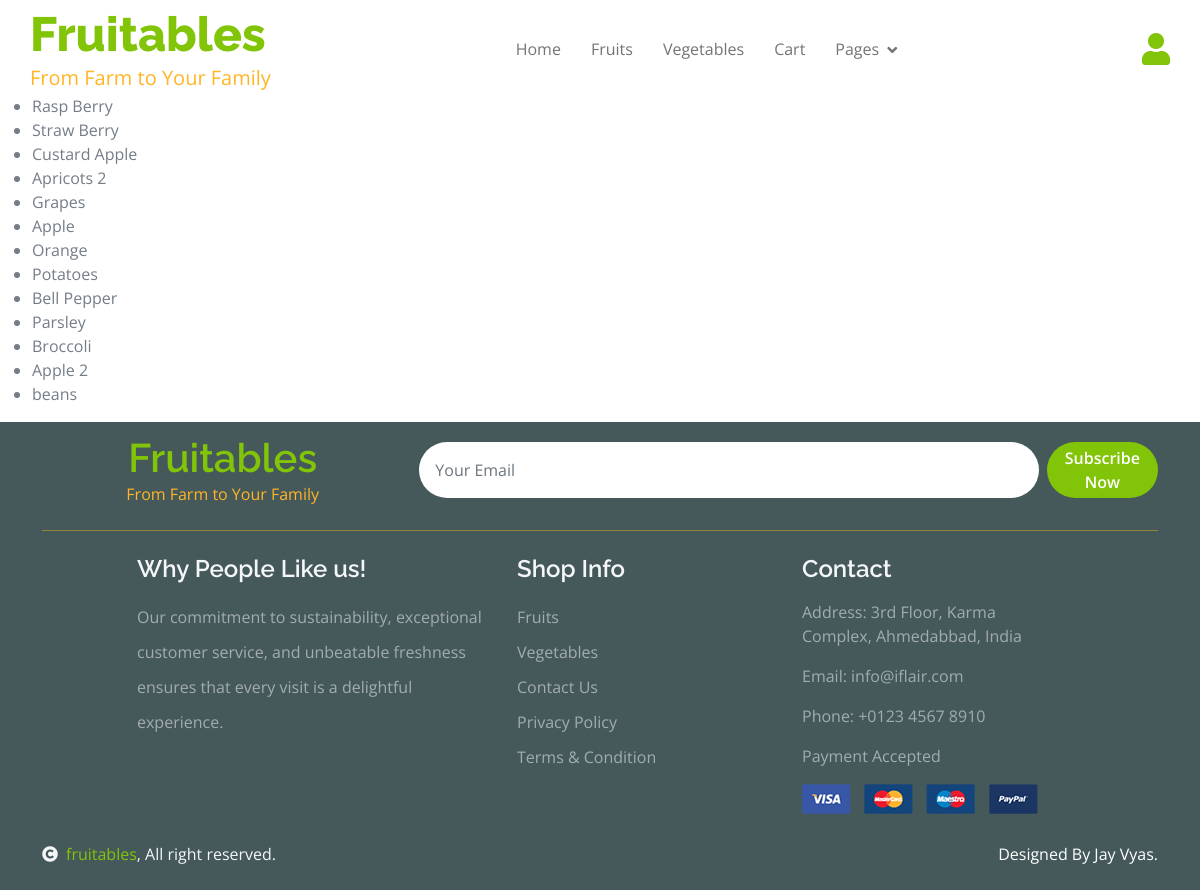
The app's page /search/, older data.
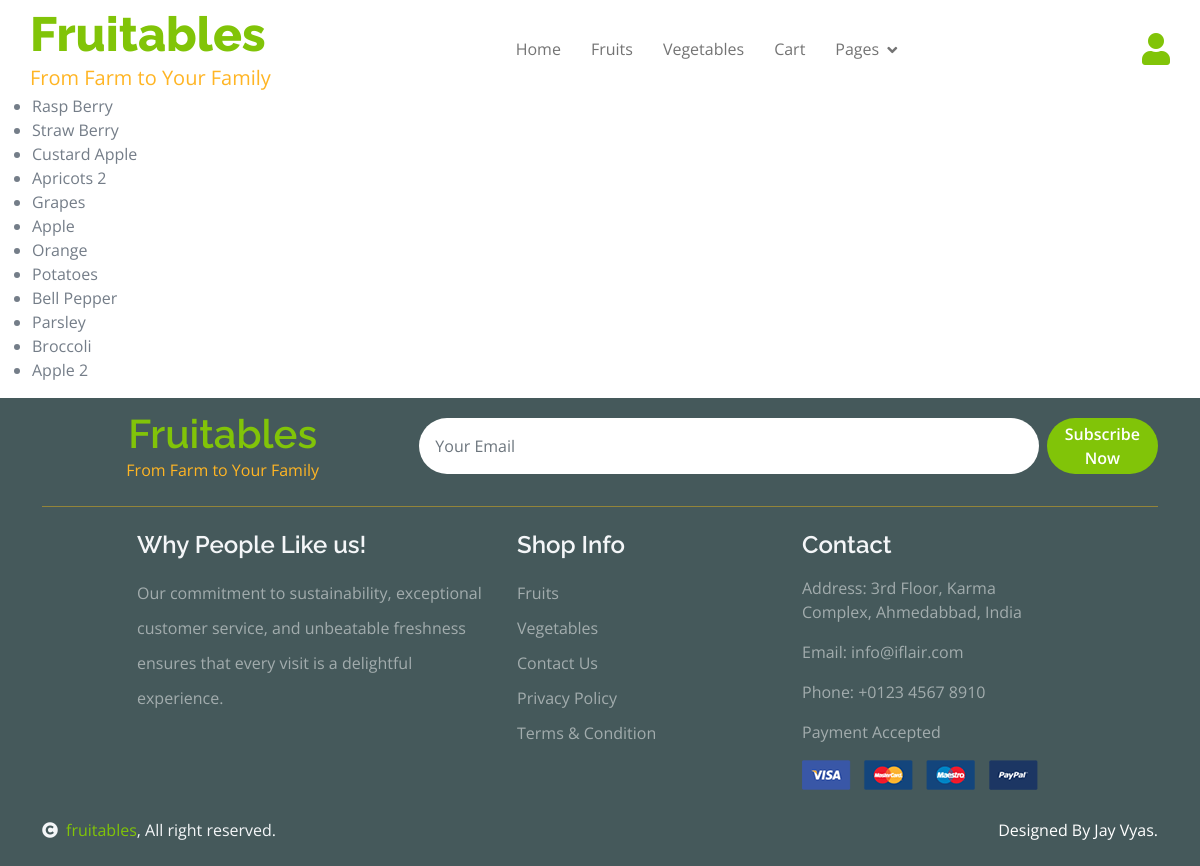
The same page, newer data.
### myapp/models.py (models this page shows, shortened)
class Products(models.Model):
    product_id = models.AutoField(primary_key=True)
    name = models.CharField(max_length=255)
    image = models.ImageField(upload_to='products/images/')
    description = models.TextField()
    price = models.DecimalField(max_digits=10, decimal_places=2)
    category1 = models.ForeignKey(Category1, on_delete=models.SET_NULL, null=True, blank=True)
    category2 = models.ForeignKey(Category2, on_delete=models.SET_NULL, null=True, blank=True)
    weight = models.CharField(max_length=50, null=True, blank=True)  # Weight with unit (e.g., "1 kg", "1 piece")
    country = models.CharField(max_length=255, null=True, blank=True)  # Country of origin
    out_of_stock = models.BooleanField(default=False)
    created_at = models.DateTimeField(auto_now_add=True)

### myapp/views.py (the view)
# urls.py: path('search/', views.search_results, name='search_results'),
def search_results(request):
    query = request.GET.get('q', '')
    products = Products.objects.filter(name__icontains=query)
    return render(request, 'search_results.html', {'products': products, 'query': query})

### myapp/forms.py
class SubscribeForm(forms.Form):
    model = Subscriber
    email = forms.EmailField(
        widget=forms.EmailInput(attrs={
            'class': 'form-control border-0 py-3 px-3 rounded-pill',
            'placeholder': 'Your Email'
        }),
        required=True,
    )

### myapp/context_processors.py (called while the page is built)
def global_context(request):
    return {
        'subscribe_form': SubscribeForm()
    }

def cart_item_count(request):
    if request.user.is_authenticated:
        cart_items = CartItem.objects.filter(user=request.user)
        total_count = sum(item.quantity for item in cart_items)
        return {'cart_item_count': total_count}
    return {'cart_item_count': 0}

### templates/search_results.html
{% extends 'base.html' %}
{% block content %}
    <h2>Search Results for "{{ query }}"</h2>
    {% if products %}
        <ul>
            {% for product in products %}
                <li>{{ product.name }}</li>
            {% endfor %}
        </ul>
    {% else %}
        <p>No products found.</p>
    {% endif %}
{% endblock %}

Row changes from the older to the newer data that the page shows:
removed Products: name "beans"
